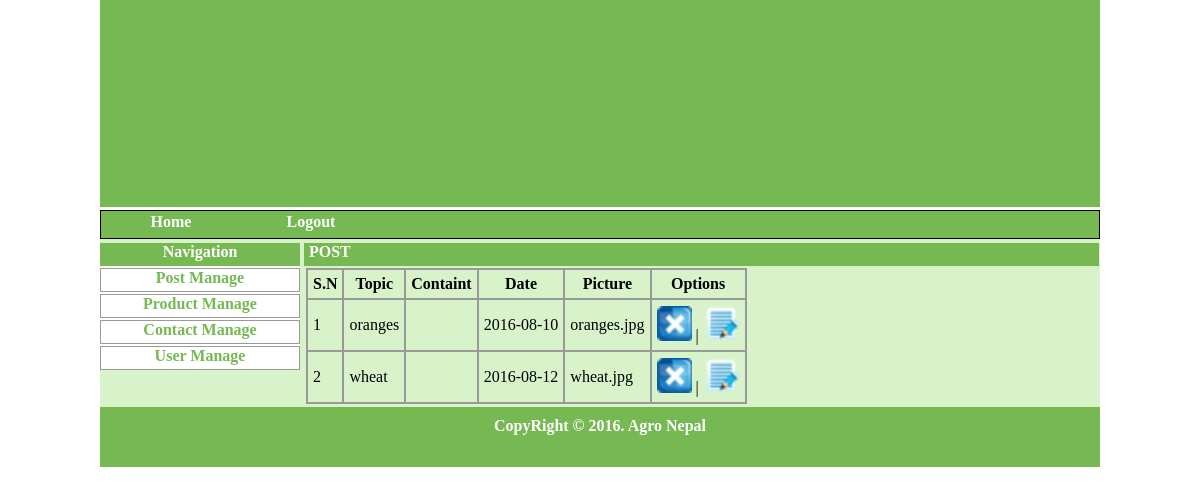
Screenshot of /admin/post.php (signed in) with the database file from the repository.
### tables this page shows
CREATE TABLE `post_tb` (
  `post_id` int(10) NOT NULL AUTO_INCREMENT,
  `post_header` varchar(100) NOT NULL,
  `post_cont` varchar(1000) NOT NULL,
  `post_date` date NOT NULL,
  `img` varchar(100) NOT NULL,
  PRIMARY KEY (`post_id`)
);

### public_html/admin/post.php (the view, shortened to what this page needs)
<?php include('./header.php');?>
        <div id="right">
        <div id="title">POST</div>
        <div id="main">
        <table border="1px" bordercolor="#999999" cellspacing="0" cellpadding="5">
            <tr>
            	<th>S.N</th>
                <th>Topic</th>
                <th>Containt</th>
                <th>Date</th>
                <th>Picture</th>
                <th>Options</th>
            </tr>
           <?php
		   $i=0;
		$getdetail="Select * from post_tb";
		$result=mysql_query($getdetail);
		while($row=@mysql_fetch_array($result))
			{
			?>
            <tr>
            <td><?php echo ++$i; ?></td>
            <td><?php echo $row['post_header']; ?></td>
            <td><?php echo $row['post_cont']; ?></td>
            <td><?php echo $row['post_date']; ?></td>
            <td><?php echo $row['img']; ?></td>
            <td><a href="javascript:void(0);" onclick="if(confirm('Are you sure want to delete this record'))window.location='post.php?delete_id=<?php echo $row['post_id']; ?>';"><img src="../pic/delete.png" height="35px" width="35px"/></a> |
            <a href="javascript:void(0);" onclick="if(confirm('Are you sure want to edit this record'))window.location='postedit.php?upd_id=<?php echo $row['post_id']; ?>';"><img src="../pic/edit.png" height="36px" width="37px"/></a> </td>
            </tr>
             <?php }?>
        </table>
        </div>
        </div>
   </div>
   <?php include('./footer.php'); ?>

### public_html/admin/css/style.css (style rules this page uses)
body { margin:0px; padding:0px; background-color:#FFFFFF; }
#right { background-color:#d8f3c9; float:right; width:796px; }
#title { background-color:#76b852; color:#FFFFFF; width:790px; height:23px; font-weight:bold; padding-left:5px; }
#main { width:790px; margin-top:2px; margin-left:2px; }
#main a { text-decoration:none; }

### rows the page displays
post_tb: post_header "oranges", post_date "2016-08-10", img "oranges.jpg"
post_tb: post_header "wheat", post_date "2016-08-12", img "wheat.jpg"
